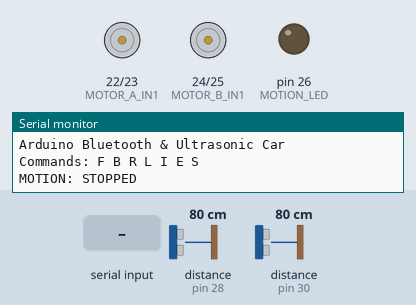
Recording of a sketch running on a simulated Arduino Mega 2560, built with avr-gcc and run on an emulated ATmega2560. On the bench: motor-driver pin pairs drawn as motors (green arrow = first pin HIGH = forward, orange = second pin HIGH = backward, longer = more drive, scaled by the enable pin), output pins drawn as LEDs (lit = HIGH), the last lines printed to the serial monitor. Wiring (inferred from the names in the program): 2 × ultrasonic range finder: trigger pin 27, echo pin 28 / trigger pin 29, echo pin 30. The test bench sets the inputs (shaded band); at power-on: distance to the obstacle (sensors on pin 30, pin 28) 80 cm. The echo pulse lasts 58.3 µs per cm; pins used as bus, display or sensor lines are not drawn.

Above: at 1.2 s.
1.3 s: "F" received over Serial
At 1.7 s:
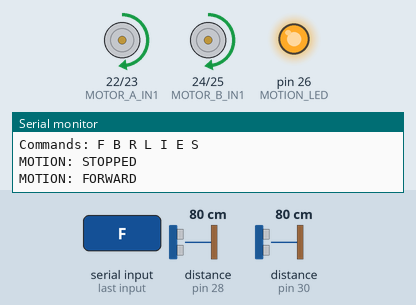
2.8 s: "B" received over Serial
At 3.6 s:
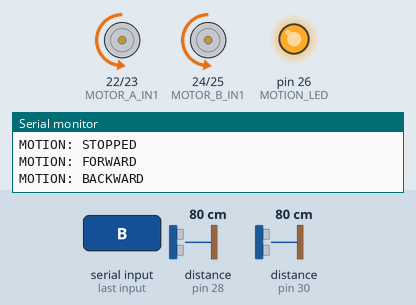
4.3 s: "R" received over Serial
At 5.5 s:
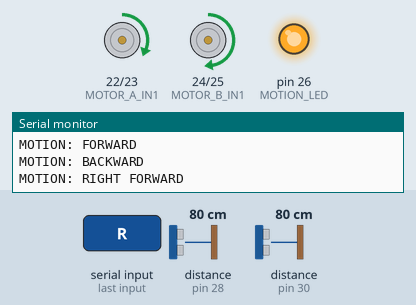
5.8 s: "L" received over Serial
At 6.2 s:
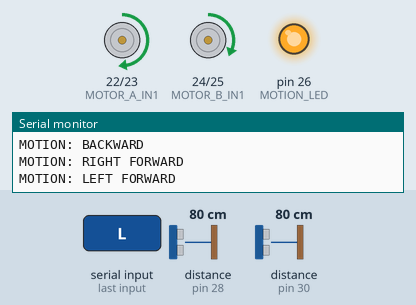
7.3 s: "I" received over Serial
At 8.2 s:
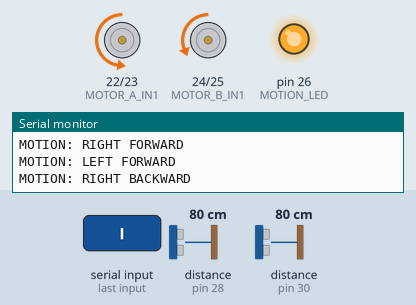
8.8 s: distance to the obstacle (sensor on pin 30) set to 12 cm
10.3 s: distance to the obstacle (sensor on pin 30) set to 9 cm
At 11.4 s:
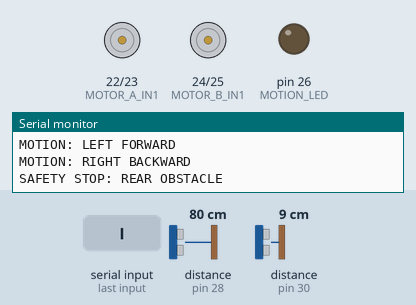
Timing chart, 0 to 12.8 s (numbered marks = the images above; inputs shaded):
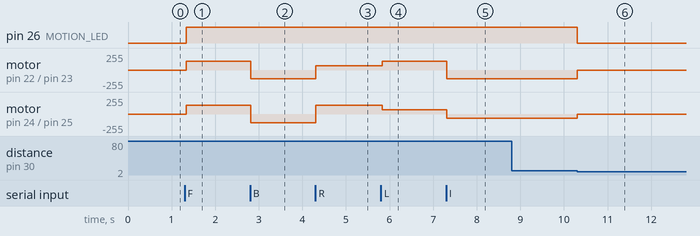

The sketch:

Arduino_Bluetooth_Ultrasonic_Car.ino
```cpp
/*
  Arduino Bluetooth & Ultrasonic Car
  ----------------------------------
  Features:
  - Serial/Bluetooth motion control
  - Forward / backward movement
  - Forward and reverse steering
  - Two ultrasonic sensors for front/rear obstacle protection
  - Independent PWM speed control for the two motors

  Board:
  - Arduino Mega or any compatible board providing the same pins

  Commands:
  F = Forward
  B = Backward
  R = Right Forward
  L = Left Forward
  I = Right Backward
  E = Left Backward
  S = Stop
*/

// ========================
// Motor Driver Pins
// ========================

const uint8_t MOTOR_A_IN1 = 22;
const uint8_t MOTOR_A_IN2 = 23;
const uint8_t MOTOR_B_IN1 = 24;
const uint8_t MOTOR_B_IN2 = 25;

const uint8_t MOTOR_RIGHT_PWM = 12;
const uint8_t MOTOR_LEFT_PWM  = 11;

const uint8_t MOTION_LED = 26;


// ========================
// Ultrasonic Sensor Pins
// ========================

const uint8_t FRONT_TRIG = 27;
const uint8_t FRONT_ECHO = 28;

const uint8_t REAR_TRIG = 29;
const uint8_t REAR_ECHO = 30;


// ========================
// Configuration
// ========================

const float OBSTACLE_DISTANCE_CM = 10.0;

const uint8_t NORMAL_SPEED = 128;
const uint8_t TURN_SPEED   = 64;


// ========================
// State
// ========================

char command = '\0';

uint8_t rightMotorSpeed = 0;
uint8_t leftMotorSpeed  = 0;

bool movingForward  = false;
bool movingBackward = false;


// ========================
// Ultrasonic Distance
// ========================

float readDistanceCM(uint8_t trigPin, uint8_t echoPin)
{
  digitalWrite(trigPin, LOW);
  delayMicroseconds(2);

  digitalWrite(trigPin, HIGH);
  delayMicroseconds(10);
  digitalWrite(trigPin, LOW);

  unsigned long duration = pulseIn(echoPin, HIGH, 30000UL);

  // No echo received
  if (duration == 0)
  {
    return -1.0;
  }

  return duration * 0.0343 / 2.0;
}


// ========================
// Motor Direction
// ========================

void setForwardDirection()
{
  digitalWrite(MOTOR_A_IN1, HIGH);
  digitalWrite(MOTOR_A_IN2, LOW);

  digitalWrite(MOTOR_B_IN1, HIGH);
  digitalWrite(MOTOR_B_IN2, LOW);
}


void setBackwardDirection()
{
  digitalWrite(MOTOR_A_IN1, LOW);
  digitalWrite(MOTOR_A_IN2, HIGH);

  digitalWrite(MOTOR_B_IN1, LOW);
  digitalWrite(MOTOR_B_IN2, HIGH);
}


// ========================
// Motion Functions
// ========================

void stopCar()
{
  digitalWrite(MOTOR_A_IN1, LOW);
  digitalWrite(MOTOR_A_IN2, LOW);
  digitalWrite(MOTOR_B_IN1, LOW);
  digitalWrite(MOTOR_B_IN2, LOW);

  rightMotorSpeed = 0;
  leftMotorSpeed = 0;

  movingForward = false;
  movingBackward = false;

  analogWrite(MOTOR_RIGHT_PWM, 0);
  analogWrite(MOTOR_LEFT_PWM, 0);

  digitalWrite(MOTION_LED, LOW);
}


void moveForward()
{
  setForwardDirection();

  rightMotorSpeed = NORMAL_SPEED;
  leftMotorSpeed  = NORMAL_SPEED;

  movingForward = true;
  movingBackward = false;
}


void moveBackward()
{
  setBackwardDirection();

  rightMotorSpeed = NORMAL_SPEED;
  leftMotorSpeed  = NORMAL_SPEED;

  movingForward = false;
  movingBackward = true;
}


void turnRightForward()
{
  setForwardDirection();

  rightMotorSpeed = NORMAL_SPEED;
  leftMotorSpeed  = TURN_SPEED;

  movingForward = true;
  movingBackward = false;
}


void turnLeftForward()
{
  setForwardDirection();

  rightMotorSpeed = TURN_SPEED;
  leftMotorSpeed  = NORMAL_SPEED;

  movingForward = true;
  movingBackward = false;
}


void turnRightBackward()
{
  setBackwardDirection();

  rightMotorSpeed = TURN_SPEED;
  leftMotorSpeed  = NORMAL_SPEED;

  movingForward = false;
  movingBackward = true;
}


void turnLeftBackward()
{
  setBackwardDirection();

  rightMotorSpeed = NORMAL_SPEED;
  leftMotorSpeed  = TURN_SPEED;

  movingForward = false;
  movingBackward = true;
}


// ========================
// Apply Motor Outputs
// ========================

void updateMotorOutputs()
{
  analogWrite(MOTOR_RIGHT_PWM, rightMotorSpeed);
  analogWrite(MOTOR_LEFT_PWM, leftMotorSpeed);

  if (movingForward || movingBackward)
  {
    digitalWrite(MOTION_LED, HIGH);
  }
  else
  {
    digitalWrite(MOTION_LED, LOW);
  }
}


// ========================
// Command Handling
// ========================

void handleCommand(char cmd, bool frontClear, bool rearClear)
{
  switch (cmd)
  {
    case 'F':
    case 'f':
      if (frontClear)
      {
        moveForward();
        Serial.println("MOTION: FORWARD");
      }
      else
      {
        stopCar();
        Serial.println("FRONT OBSTACLE: FORWARD BLOCKED");
      }
      break;

    case 'B':
    case 'b':
      if (rearClear)
      {
        moveBackward();
        Serial.println("MOTION: BACKWARD");
      }
      else
      {
        stopCar();
        Serial.println("REAR OBSTACLE: BACKWARD BLOCKED");
      }
      break;

    case 'R':
    case 'r':
      if (frontClear)
      {
        turnRightForward();
        Serial.println("MOTION: RIGHT FORWARD");
      }
      else
      {
        stopCar();
        Serial.println("FRONT OBSTACLE: RIGHT FORWARD BLOCKED");
      }
      break;

    case 'L':
    case 'l':
      if (frontClear)
      {
        turnLeftForward();
        Serial.println("MOTION: LEFT FORWARD");
      }
      else
      {
        stopCar();
        Serial.println("FRONT OBSTACLE: LEFT FORWARD BLOCKED");
      }
      break;

    case 'I':
    case 'i':
      if (rearClear)
      {
        turnRightBackward();
        Serial.println("MOTION: RIGHT BACKWARD");
      }
      else
      {
        stopCar();
        Serial.println("REAR OBSTACLE: RIGHT BACKWARD BLOCKED");
      }
      break;

    case 'E':
    case 'e':
      if (rearClear)
      {
        turnLeftBackward();
        Serial.println("MOTION: LEFT BACKWARD");
      }
      else
      {
        stopCar();
        Serial.println("REAR OBSTACLE: LEFT BACKWARD BLOCKED");
      }
      break;

    case 'S':
    case 's':
      stopCar();
      Serial.println("MOTION: STOPPED");
      break;

    default:
      break;
  }
}


// ========================
// Setup
// ========================

void setup()
{
  Serial.begin(9600);

  pinMode(MOTOR_A_IN1, OUTPUT);
  pinMode(MOTOR_A_IN2, OUTPUT);
  pinMode(MOTOR_B_IN1, OUTPUT);
  pinMode(MOTOR_B_IN2, OUTPUT);

  pinMode(MOTOR_RIGHT_PWM, OUTPUT);
  pinMode(MOTOR_LEFT_PWM, OUTPUT);

  pinMode(MOTION_LED, OUTPUT);

  pinMode(FRONT_TRIG, OUTPUT);
  pinMode(FRONT_ECHO, INPUT);

  pinMode(REAR_TRIG, OUTPUT);
  pinMode(REAR_ECHO, INPUT);

  digitalWrite(FRONT_TRIG, LOW);
  digitalWrite(REAR_TRIG, LOW);

  stopCar();

  Serial.println("Arduino Bluetooth & Ultrasonic Car");
  Serial.println("Commands: F B R L I E S");
  Serial.println("MOTION: STOPPED");
}


// ========================
// Main Loop
// ========================

void loop()
{
  float frontDistance = readDistanceCM(FRONT_TRIG, FRONT_ECHO);
  float rearDistance  = readDistanceCM(REAR_TRIG, REAR_ECHO);

  // A negative value means no valid echo was received.
  // In that case movement is blocked for safety.
  bool frontClear =
      (frontDistance >= OBSTACLE_DISTANCE_CM);

  bool rearClear =
      (rearDistance >= OBSTACLE_DISTANCE_CM);

  // Immediately stop forward motion if a front obstacle appears.
  if (movingForward && !frontClear)
  {
    stopCar();
    Serial.println("SAFETY STOP: FRONT OBSTACLE");
  }

  // Immediately stop reverse motion if a rear obstacle appears.
  if (movingBackward && !rearClear)
  {
    stopCar();
    Serial.println("SAFETY STOP: REAR OBSTACLE");
  }

  // Read a new Bluetooth/Serial command only when available.
  if (Serial.available() > 0)
  {
    command = Serial.read();
    handleCommand(command, frontClear, rearClear);
  }

  updateMotorOutputs();

  delay(20);
}
```

Measured:
- the behaviour switches between 11 and 10 cm on distance to the obstacle (sensor on pin 30) (found by bisection; images 5 and 6)
- after the input at 1.3 s, pin 26 (MOTION_LED): LOW → HIGH at once; motor on pin 22 (MOTOR_A_IN1) / pin 23 (MOTOR_A_IN2), motor on pin 24 (MOTOR_B_IN1) / pin 25 (MOTOR_B_IN2): stopped → forward 128/255 at once
- after the input at 2.8 s, motor on pin 22 (MOTOR_A_IN1) / pin 23 (MOTOR_A_IN2), motor on pin 24 (MOTOR_B_IN1) / pin 25 (MOTOR_B_IN2): forward 128/255 → backward 128/255 at once
- after the input at 4.3 s, motor on pin 22 (MOTOR_A_IN1) / pin 23 (MOTOR_A_IN2): backward 128/255 → forward 64/255 at once; motor on pin 24 (MOTOR_B_IN1) / pin 25 (MOTOR_B_IN2): backward 128/255 → forward 128/255 at once
- after the input at 5.8 s, motor on pin 22 (MOTOR_A_IN1) / pin 23 (MOTOR_A_IN2): forward 64/255 → forward 128/255 at once; motor on pin 24 (MOTOR_B_IN1) / pin 25 (MOTOR_B_IN2): forward 128/255 → forward 64/255 at once
- after the input at 7.3 s, motor on pin 22 (MOTOR_A_IN1) / pin 23 (MOTOR_A_IN2): forward 128/255 → backward 128/255 at once; motor on pin 24 (MOTOR_B_IN1) / pin 25 (MOTOR_B_IN2): forward 64/255 → backward 64/255 at once
- after the input at 8.8 s, every drawn part: stays the same
- after the input at 10.3 s, pin 26 (MOTION_LED): HIGH → LOW at once; motor on pin 22 (MOTOR_A_IN1) / pin 23 (MOTOR_A_IN2): backward 128/255 → stopped at once; motor on pin 24 (MOTOR_B_IN1) / pin 25 (MOTOR_B_IN2): backward 64/255 → stopped at once
